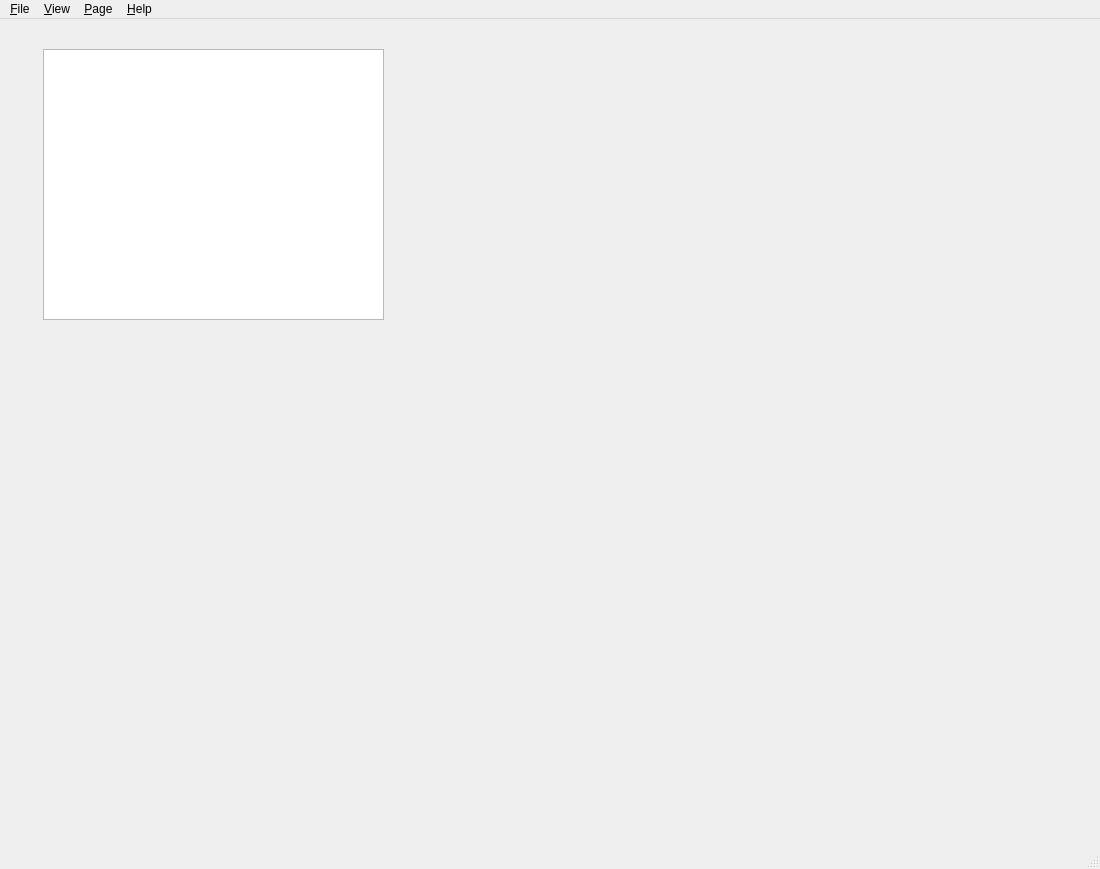
<?xml version="1.0" encoding="UTF-8"?>
<ui version="4.0">
 <class>MainWindow</class>
 <widget class="QMainWindow" name="MainWindow">
  <property name="geometry">
   <rect>
    <x>0</x>
    <y>0</y>
    <width>1100</width>
    <height>869</height>
   </rect>
  </property>
  <property name="windowTitle">
   <string>MainWindow</string>
  </property>
  <widget class="QWidget" name="centralwidget">
   <widget class="QTextEdit" name="textEdit">
    <property name="geometry">
     <rect>
      <x>43</x>
      <y>30</y>
      <width>341</width>
      <height>271</height>
     </rect>
    </property>
   </widget>
  </widget>
  <widget class="QMenuBar" name="menubar">
   <property name="geometry">
    <rect>
     <x>0</x>
     <y>0</y>
     <width>1100</width>
     <height>21</height>
    </rect>
   </property>
   <widget class="QMenu" name="menu_File">
    <property name="title">
     <string>&amp;File</string>
    </property>
    <addaction name="separator"/>
    <addaction name="actionOpen"/>
    <addaction name="actionPrint"/>
    <addaction name="separator"/>
    <addaction name="actionExit"/>
   </widget>
   <widget class="QMenu" name="menu_View">
    <property name="title">
     <string>&amp;View</string>
    </property>
    <addaction name="actionZoom_In_25"/>
    <addaction name="actionZoom_Out_25"/>
    <addaction name="actionNormal_Size"/>
    <addaction name="separator"/>
    <addaction name="actionFit_To_Window"/>
   </widget>
   <widget class="QMenu" name="menu_Page">
    <property name="title">
     <string>&amp;Page</string>
    </property>
    <addaction name="actionNext_Page"/>
    <addaction name="actionPrev_Page"/>
    <addaction name="separator"/>
    <addaction name="actionNext_File"/>
    <addaction name="actionPrev_File"/>
   </widget>
   <widget class="QMenu" name="menu_Help">
    <property name="title">
     <string>&amp;Help</string>
    </property>
    <addaction name="actionAbout"/>
    <addaction name="actionAbout_Qt"/>
   </widget>
   <addaction name="menu_File"/>
   <addaction name="menu_View"/>
   <addaction name="menu_Page"/>
   <addaction name="menu_Help"/>
  </widget>
  <widget class="QStatusBar" name="statusbar"/>
  <action name="actionOpen">
   <property name="text">
    <string>Open...</string>
   </property>
   <property name="statusTip">
    <string>Opening a new file</string>
   </property>
   <property name="shortcut">
    <string>Ctrl+O</string>
   </property>
  </action>
  <action name="actionPrint">
   <property name="text">
    <string>Print...</string>
   </property>
   <property name="statusTip">
    <string>Printing the file . . .</string>
   </property>
   <property name="shortcut">
    <string>Ctrl+P</string>
   </property>
  </action>
  <action name="actionExit">
   <property name="text">
    <string>Exit</string>
   </property>
   <property name="statusTip">
    <string>Exiting the file</string>
   </property>
   <property name="shortcut">
    <string>Ctrl+E</string>
   </property>
  </action>
  <action name="actionZoom_In_25">
   <property name="text">
    <string>Zoom In(25%)</string>
   </property>
   <property name="statusTip">
    <string>Zooming In . . .</string>
   </property>
   <property name="shortcut">
    <string>Ctrl++</string>
   </property>
  </action>
  <action name="actionZoom_Out_25">
   <property name="text">
    <string>Zoom Out(25%)</string>
   </property>
   <property name="statusTip">
    <string>Zooming Out . . . </string>
   </property>
   <property name="shortcut">
    <string>Ctrl+-</string>
   </property>
  </action>
  <action name="actionNormal_Size">
   <property name="text">
    <string>Normal Size</string>
   </property>
   <property name="statusTip">
    <string>Normal Size</string>
   </property>
   <property name="shortcut">
    <string>Ctrl+*</string>
   </property>
  </action>
  <action name="actionFit_To_Window">
   <property name="text">
    <string>Fit To Window</string>
   </property>
   <property name="statusTip">
    <string>Fitting to Window</string>
   </property>
   <property name="shortcut">
    <string>Ctrl+Home</string>
   </property>
  </action>
  <action name="actionNext_Page">
   <property name="text">
    <string>Next Page</string>
   </property>
   <property name="statusTip">
    <string>Next Page</string>
   </property>
   <property name="shortcut">
    <string>Right</string>
   </property>
  </action>
  <action name="actionPrev_Page">
   <property name="text">
    <string>Prev Page</string>
   </property>
   <property name="statusTip">
    <string>Prev Page</string>
   </property>
   <property name="shortcut">
    <string>Right</string>
   </property>
  </action>
  <action name="actionNext_File">
   <property name="text">
    <string>Next File</string>
   </property>
   <property name="statusTip">
    <string>Next File</string>
   </property>
   <property name="shortcut">
    <string>PgUp</string>
   </property>
  </action>
  <action name="actionPrev_File">
   <property name="text">
    <string>Prev File</string>
   </property>
   <property name="statusTip">
    <string>Prev File</string>
   </property>
   <property name="shortcut">
    <string>PgDown</string>
   </property>
  </action>
  <action name="actionAbout">
   <property name="text">
    <string>About </string>
   </property>
   <property name="statusTip">
    <string>About</string>
   </property>
   <property name="shortcut">
    <string>Ctrl+I</string>
   </property>
  </action>
  <action name="actionAbout_Qt">
   <property name="text">
    <string>About Qt</string>
   </property>
   <property name="statusTip">
    <string>About Qt</string>
   </property>
   <property name="shortcut">
    <string>Ctrl+Q</string>
   </property>
  </action>
 </widget>
 <resources/>
 <connections/>
</ui>
